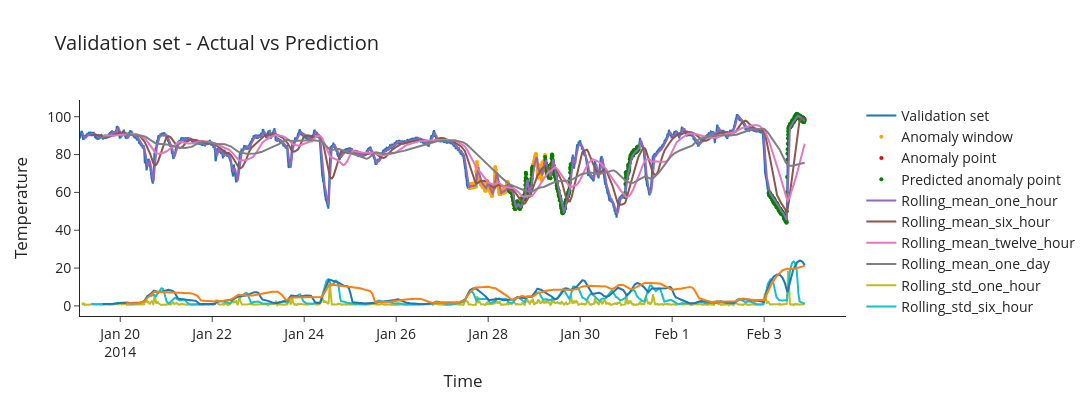

Notebook code cell kept with this figure:
### Markdown cell above
Let's see how the prediction looks compared to ground truth

### Code cell
fig = go.Figure()

fig.add_trace(go.Scatter(x=df_xgb_val['time'], 
                         y=df_xgb_val['value'],
                         # line=dict(color='orange'),
                         name='Validation set'
                        )
             )

# Plot true anomaly window
df_anomaly_window_true_val = df_xgb_val[df_xgb_val['anomaly_window'] == 1]
fig.add_trace(go.Scatter(x=df_anomaly_window_true_val['time'],
                         y=df_anomaly_window_true_val['value'],
                         mode='markers',
                         marker=dict(size=4,color='orange',symbol='circle'),
                         name='Anomaly window'))

# Plot true anomaly point
df_anomaly_true_val = df_xgb_val[df_xgb_val['anomaly_point'] == 1]
fig.add_trace(go.Scatter(x=df_anomaly_true_val['time'],
                         y=df_anomaly_true_val['value'],
                         mode='markers',
                         marker=dict(size=4,color='red',symbol='circle'),
                         name='Anomaly point'))

# Plot predicted anomaly points
df_xgb_val['Predicted anomaly'] = val_y_pred
df_xgb_val_pred = df_xgb_val[df_xgb_val['Predicted anomaly']==1]

fig.add_trace(go.Scatter(x=df_xgb_val_pred['time'],
                         y=df_xgb_val_pred['value'],
                         mode='markers',
                         marker=dict(size=4,color='green',symbol='circle'),
                         name='Predicted anomaly point'))

# Plot rolling properties
for rolling in rolling_properties:
    fig.add_trace(go.Scatter(x=df_xgb_val['time'],
                             y=df_xgb_val[rolling],
                             name=rolling
                            )
                 )

fig.update_layout(template='simple_white',
                  font=dict(size=14),
                  xaxis_title='Time',
                  yaxis_title='Temperature',
                  width=1200,
                  height=400,
                  title='Validation set - Actual vs Prediction')
fig.show()

### Figure 1 — Plotly figure (JSON) as saved in the notebook; plotly's stock layout.template omitted (floating-point values rounded to 4 significant figures; data arrays with more than 128 entries replaced by an {"elided": "..."} marker saying what was removed)
{"data": [{"name": "Validation set", "type": "scatter", "x": {"elided": "4539 str values"}, "y": {"elided": "4539 float values"}}, {"marker": {"color": "orange", "size": 4, "symbol": "circle"}, "mode": "markers", "name": "Anomaly window", "type": "scatter", "x": {"elided": "567 str values"}, "y": {"elided": "567 float values"}}, {"marker": {"color": "red", "size": 4, "symbol": "circle"}, "mode": "markers", "name": "Anomaly point", "type": "scatter", "x": ["2014-01-28T13:55:00.000000000"], "y": [51.37]}, {"marker": {"color": "green", "size": 4, "symbol": "circle"}, "mode": "markers", "name": "Predicted anomaly point", "type": "scatter", "x": {"elided": "631 str values"}, "y": {"elided": "631 float values"}}, {"name": "Rolling_mean_one_hour", "type": "scatter", "x": {"elided": "4539 str values"}, "y": {"elided": "4539 float values"}}, {"name": "Rolling_mean_six_hour", "type": "scatter", "x": {"elided": "4539 str values"}, "y": {"elided": "4539 float values"}}, {"name": "Rolling_mean_twelve_hour", "type": "scatter", "x": {"elided": "4539 str values"}, "y": {"elided": "4539 float values"}}, {"name": "Rolling_mean_one_day", "type": "scatter", "x": {"elided": "4539 str values"}, "y": {"elided": "4539 float values"}}, {"name": "Rolling_std_one_hour", "type": "scatter", "x": {"elided": "4539 str values"}, "y": {"elided": "4539 float values"}}, {"name": "Rolling_std_six_hour", "type": "scatter", "x": {"elided": "4539 str values"}, "y": {"elided": "4539 float values"}}, {"name": "Rolling_std_twelve_hour", "type": "scatter", "x": {"elided": "4539 str values"}, "y": {"elided": "4539 float values"}}, {"name": "Rolling_std_one_day", "type": "scatter", "x": {"elided": "4539 str values"}, "y": {"elided": "4539 float values"}}], "layout": {"font": {"size": 14}, "height": 400, "title": {"text": "Validation set - Actual vs Prediction"}, "width": 1200, "xaxis": {"title": {"text": "Time"}}, "yaxis": {"title": {"text": "Temperature"}}}}
